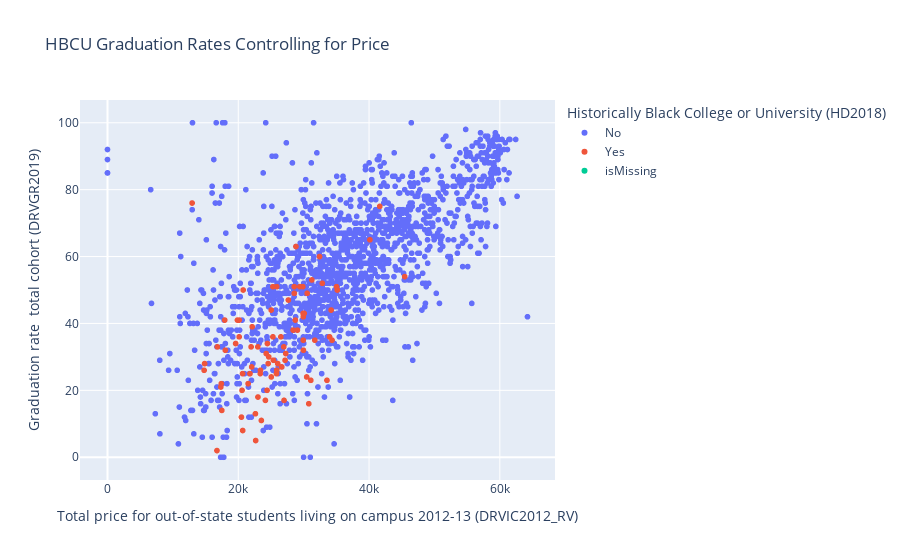

Source (notebook cell):
### Markdown cell above
# HBCU Graduation Rates By Price

### Code cell
fig = px.scatter(
    df, x=price, y=total, color=hbcu, title="HBCU Graduation Rates Controlling for Price",
    hover_name='Institution Name'
)
fig.show()

### Figure 1 — Plotly figure (JSON) as saved in the notebook; plotly's stock layout.template omitted (floating-point values rounded to 4 significant figures; data arrays with more than 128 entries replaced by an {"elided": "..."} marker saying what was removed)
{"data": [{"hovertemplate": "<b>%{hovertext}</b><br><br>Historically Black College or University (HD2018)=No<br>Total price for out-of-state students living on campus 2012-13 (DRVIC2012_RV)=%{x}<br>Graduation rate  total cohort (DRVGR2019)=%{y}<extra></extra>", "hovertext": {"elided": "2220 str values"}, "legendgroup": "No", "marker": {"color": "#636efa", "symbol": "circle"}, "mode": "markers", "name": "No", "showlegend": true, "type": "scattergl", "x": {"elided": "2220 int values"}, "xaxis": "x", "y": {"elided": "2220 int values"}, "yaxis": "y"}, {"hovertemplate": "<b>%{hovertext}</b><br><br>Historically Black College or University (HD2018)=Yes<br>Total price for out-of-state students living on campus 2012-13 (DRVIC2012_RV)=%{x}<br>Graduation rate  total cohort (DRVGR2019)=%{y}<extra></extra>", "hovertext": ["Alabama A & M University", "Alabama State University", "Albany State University", "Alcorn State University", "Allen University", "American Baptist College", "Arkansas Baptist College", "Benedict College", "Bennett College", "Bethune-Cookman University", "Bluefield State College", "Bowie State University", "Central State University", "Cheyney University of Pennsylvania", "Claflin University", "Clark Atlanta University", "Clinton College", "Coppin State University", "Delaware State University", "Dillard University", "Edward Waters College", "Elizabeth City State University", "Fayetteville State University", "Fisk University", "Florida Agricultural and Mechanical University", "Florida Memorial University", "Fort Valley State University", "Grambling State University", "Hampton University", "Harris-Stowe State University", "Howard University", "Huston-Tillotson University", "Jackson State University", "Jarvis Christian College", "Johnson C Smith University", "Kentucky State University", "Lane College", "Langston University", "Le Moyne-Owen College", "Lincoln University", "Lincoln University", "Livingstone College", "Miles College", "Mississippi Valley State University", "Morehouse College", "Morgan State University", "Morris College", "Norfolk State University", "North Carolina A & T State University", "North Carolina Central University", "Oakwood University", "Paine College", "Paul Quinn College", "Philander Smith College", "Prairie View A & M University", "Rust College", "Saint Augustine's University", "Savannah State University", "Selma University", "Shaw University", "Simmons College of Kentucky", "South Carolina State University", "Southern University and A & M College", "Southern University at New Orleans", "Southwestern Christian College", "Spelman College", "Stillman College", "Talladega College", "Tennessee State University", "Texas College", "Texas Southern University", "Tougaloo College", "Tuskegee University", "University of Arkansas at Pine Bluff", "University of Maryland Eastern Shore", "University of the District of Columbia", "University of the Virgin Islands", "Virginia State University", "Virginia Union University", "Virginia University of Lynchburg", "Voorhees College", "West Virginia State University", "Wilberforce University", "Wiley College", "Winston-Salem State University", "Xavier University of Louisiana"], "legendgroup": "Yes", "marker": {"color": "#EF553B", "symbol": "circle"}, "mode": "markers", "name": "Yes", "showlegend": true, "type": "scattergl", "x": [24668, 22993, 31094, 20139, 21500, 16803, 20675, 30458, 28822, 26958, null, 29907, 24572, 25876, 29868, 34201, 12937, 23363, 29937, 28556, 23392, 22125, 24455, 35148, 31258, 26512, 31705, 29937, 32428, 24148, 40129, 26034, 28382, 23532, 30536, 25842, 17400, 23011, 17482, 22047, 27663, 25050, 21794, 18013, 45451, 30084, 20656, 33959, 25886, 28569, 35028, 22620, 20575, 25028, 25295, 14850, 30782, 25376, 16740, 26998, null, 34338, 17928, 17333, 14776, 41635, 26641, 19596, 29959, 20482, 33566, 20748, 32853, 21962, 28723, null, 27254, 29043, 27154, 22657, 19876, 24263, 24400, 20134, 25297, 29409], "xaxis": "x", "y": [30, 33, 23, 41, 22, 33, 8, 24, 63, 33, 31, 43, 28, 26, 51, 44, 76, 25, 42, 51, 26, 39, 34, 50, 53, 36, 35, 35, 60, 17, 65, 28, 38, 11, 49, 25, 22, 18, 14, 27, 47, 24, 25, 32, 54, 43, 25, 36, 51, 49, 51, 13, 20, 44, 36, 28, 16, 29, 2, 17, 0, 35, 41, 21, 26, 75, 27, 34, 32, 12, 23, 50, 52, 33, 41, 13, 31, 38, 29, 5, 41, 31, 20, 36, 51, 51], "yaxis": "y"}, {"hovertemplate": "<b>%{hovertext}</b><br><br>Historically Black College or University (HD2018)=isMissing<br>Total price for out-of-state students living on campus 2012-13 (DRVIC2012_RV)=%{x}<br>Graduation rate  total cohort (DRVGR2019)=%{y}<extra></extra>", "hovertext": ["American College of the Building Arts", "California International Business University", "Faith Theological Seminary and Christian College", "Keser Torah-Mayan Hatalmud", "Northwestern Polytechnic University", "Patrick Henry College", "Southeastern Free Will Baptist Bible College", "Southwestern Baptist Theological Seminary", "Urshan College"], "legendgroup": "isMissing", "marker": {"color": "#00cc96", "symbol": "circle"}, "mode": "markers", "name": "isMissing", "showlegend": true, "type": "scattergl", "x": [null, null, null, null, null, null, null, null, null], "xaxis": "x", "y": [67, 94, 84, 14, 60, 64, 62, 33, 27], "yaxis": "y"}], "layout": {"autosize": true, "legend": {"title": {"text": "Historically Black College or University (HD2018)"}, "tracegroupgap": 0}, "title": {"text": "HBCU Graduation Rates Controlling for Price"}, "xaxis": {"anchor": "y", "autorange": true, "domain": [0, 1], "range": [-3891.0, 68120.0], "title": {"text": "Total price for out-of-state students living on campus 2012-13 (DRVIC2012_RV)"}, "type": "linear"}, "yaxis": {"anchor": "x", "autorange": true, "domain": [0, 1], "range": [-8.252, 108.3], "title": {"text": "Graduation rate  total cohort (DRVGR2019)"}, "type": "linear"}}}
